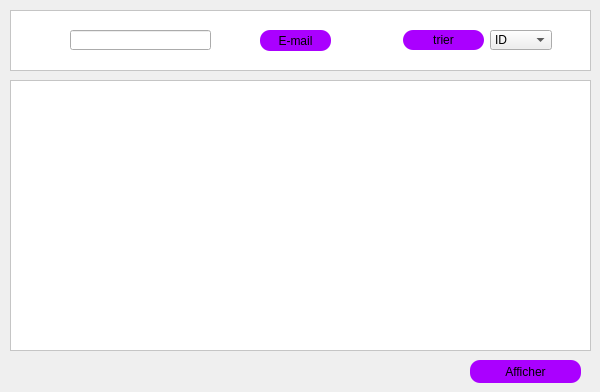
        <widget class="QWidget" name="affichierstock">
         <attribute name="title">
          <string>Afficher le stock</string>
         </attribute>
         <widget class="QPushButton" name="pb_affficher_4">
          <property name="geometry">
           <rect>
            <x>470</x>
            <y>360</y>
            <width>111</width>
            <height>23</height>
           </rect>
          </property>
          <property name="styleSheet">
           <string notr="true">border-radius: 10px;
border-color: rgb(0, 0, 0);
background-color: rgb(170, 0, 255);</string>
          </property>
          <property name="text">
           <string>Afficher</string>
          </property>
         </widget>
         <widget class="QTableView" name="tablestock">
          <property name="geometry">
           <rect>
            <x>10</x>
            <y>80</y>
            <width>581</width>
            <height>271</height>
           </rect>
          </property>
          <property name="styleSheet">
           <string notr="true">background-color: white;
font-size: 15px</string>
          </property>
         </widget>
         <widget class="QColumnView" name="columnView_5">
          <property name="geometry">
           <rect>
            <x>10</x>
            <y>10</y>
            <width>581</width>
            <height>61</height>
           </rect>
          </property>
          <property name="styleSheet">
           <string notr="true">background-color:white</string>
          </property>
         </widget>
         <widget class="QLineEdit" name="lineEdit_rechercher_ID_3">
          <property name="geometry">
           <rect>
            <x>70</x>
            <y>30</y>
            <width>141</width>
            <height>20</height>
           </rect>
          </property>
         </widget>
         <widget class="QComboBox" name="combobox_trie_3">
          <property name="geometry">
           <rect>
            <x>490</x>
            <y>30</y>
            <width>62</width>
            <height>20</height>
           </rect>
          </property>
          <item>
           <property name="text">
            <string>ID</string>
           </property>
          </item>
          <item>
           <property name="text">
            <string>jour</string>
           </property>
          </item>
          <item>
           <property name="text">
            <string>plat principale</string>
           </property>
          </item>
         </widget>
         <widget class="QPushButton" name="pb_affficher_6">
          <property name="geometry">
           <rect>
            <x>403</x>
            <y>30</y>
            <width>81</width>
            <height>20</height>
           </rect>
          </property>
          <property name="styleSheet">
           <string notr="true">border-radius: 10px;
border-color: rgb(0, 0, 0);
background-color: rgb(170, 0, 255);</string>
          </property>
          <property name="text">
           <string>trier</string>
          </property>
         </widget>
         <widget class="QPushButton" name="pushButton_7">
          <property name="geometry">
           <rect>
            <x>260</x>
            <y>30</y>
            <width>71</width>
            <height>21</height>
           </rect>
          </property>
          <property name="styleSheet">
           <string notr="true">border-radius: 10px;
border-color: rgb(0, 0, 0);
background-color: rgb(170, 0, 255);</string>
          </property>
          <property name="text">
           <string>E-mail</string>
          </property>
         </widget>
        </widget>
